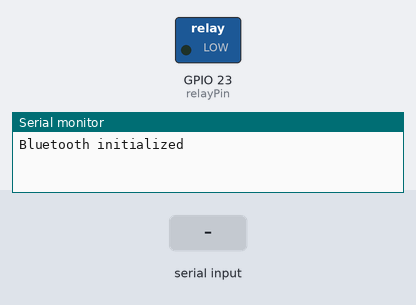
Recording of a sketch running on a simulated ESP32. Shown: switched loads named in the sketch (green lamp = pin HIGH), the last lines printed to the serial monitor. The test bench sets the inputs (shaded band). Nothing arrives over Bluetooth unless stated.

Above: at 1.2 s.
1.3 s: "1" received over the second serial link
At 2.3 s:
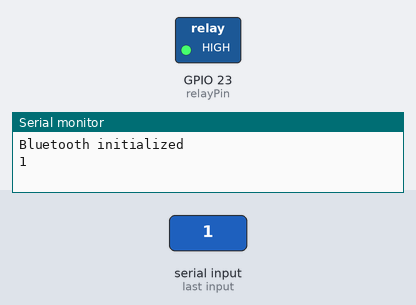
2.8 s: "0" received over the second serial link
At 3.6 s:
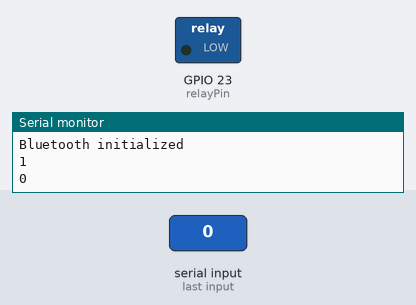
Timing chart, 0 to 5.8 s (numbered marks = the images above; inputs shaded):
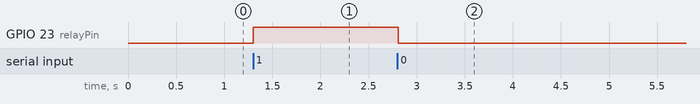

The sketch:

bed_level_ble.ino
```cpp
/*
 Name:		bed_level_ble.ino
 Created:	12.12.2018 14:33:04
 Author:	Kai
*/

#include "BluetoothSerial.h"

BluetoothSerial SerialBT;
int relayPin = 23;

void processReceivedValue(char command) {

	if (command == '1') { digitalWrite(relayPin, HIGH); }
	else if (command == '0') { digitalWrite(relayPin, LOW); }

	return;
}

void setup() {
	Serial.begin(115200);

	pinMode(relayPin, OUTPUT);
	digitalWrite(relayPin, LOW);

	if (!SerialBT.begin("ESP32")) {
		Serial.println("An error occurred initializing Bluetooth");
	}
	else {
		Serial.println("Bluetooth initialized");
	}
}

void loop() {

	while (SerialBT.available()) {

		char command = SerialBT.read();
		Serial.println(command);
		processReceivedValue(command);
	}

	delay(50);
}
```

Measured:
- after the input at 1.3 s, GPIO 23 (relayPin): LOW → HIGH at once
- after the input at 2.8 s, GPIO 23 (relayPin): HIGH → LOW at once
